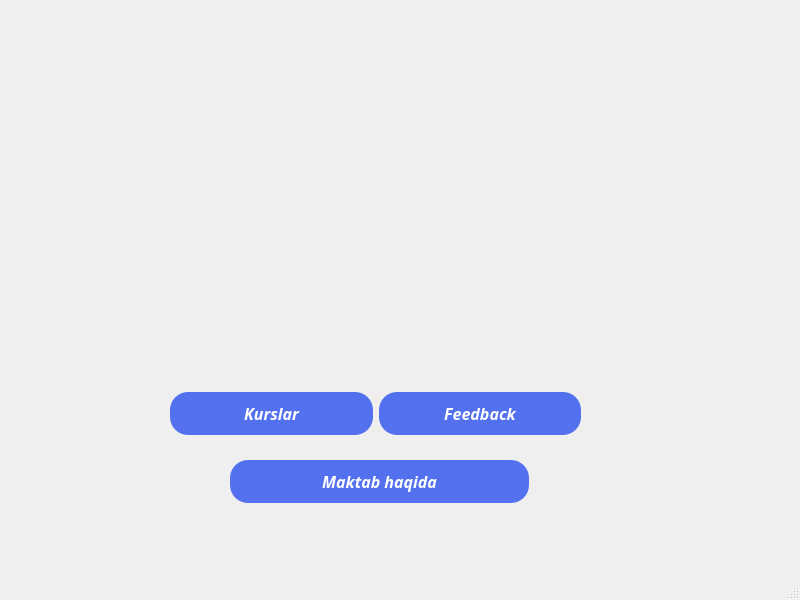
<?xml version="1.0" encoding="UTF-8"?>
<ui version="4.0">
 <class>MainWindow</class>
 <widget class="QMainWindow" name="MainWindow">
  <property name="geometry">
   <rect>
    <x>0</x>
    <y>0</y>
    <width>800</width>
    <height>600</height>
   </rect>
  </property>
  <property name="windowTitle">
   <string>MainWindow</string>
  </property>
  <widget class="QWidget" name="centralwidget">
   <widget class="QPushButton" name="haqida">
    <property name="geometry">
     <rect>
      <x>230</x>
      <y>460</y>
      <width>299</width>
      <height>43</height>
     </rect>
    </property>
    <property name="minimumSize">
     <size>
      <width>120</width>
      <height>43</height>
     </size>
    </property>
    <property name="maximumSize">
     <size>
      <width>500</width>
      <height>40</height>
     </size>
    </property>
    <property name="font">
     <font>
      <family>Segoe UI Semibold</family>
      <pointsize>12</pointsize>
      <weight>75</weight>
      <italic>true</italic>
      <bold>true</bold>
     </font>
    </property>
    <property name="styleSheet">
     <string notr="true">background-color: rgb(83, 112, 239);
color: rgb(255, 255, 255);
border-radius:18px;</string>
    </property>
    <property name="text">
     <string>Maktab haqida</string>
    </property>
   </widget>
   <widget class="QWidget" name="layoutWidget">
    <property name="geometry">
     <rect>
      <x>170</x>
      <y>390</y>
      <width>411</width>
      <height>45</height>
     </rect>
    </property>
    <layout class="QHBoxLayout" name="horizontalLayout">
     <item>
      <widget class="QPushButton" name="kurs">
       <property name="minimumSize">
        <size>
         <width>120</width>
         <height>43</height>
        </size>
       </property>
       <property name="maximumSize">
        <size>
         <width>500</width>
         <height>40</height>
        </size>
       </property>
       <property name="font">
        <font>
         <family>Segoe UI Semibold</family>
         <pointsize>12</pointsize>
         <weight>75</weight>
         <italic>true</italic>
         <bold>true</bold>
        </font>
       </property>
       <property name="styleSheet">
        <string notr="true">background-color: rgb(83, 112, 239);
color: rgb(255, 255, 255);
border-radius:18px;</string>
       </property>
       <property name="text">
        <string>Kurslar</string>
       </property>
      </widget>
     </item>
     <item>
      <widget class="QPushButton" name="fikr">
       <property name="minimumSize">
        <size>
         <width>120</width>
         <height>43</height>
        </size>
       </property>
       <property name="maximumSize">
        <size>
         <width>500</width>
         <height>40</height>
        </size>
       </property>
       <property name="font">
        <font>
         <family>Segoe UI Semibold</family>
         <pointsize>12</pointsize>
         <weight>75</weight>
         <italic>true</italic>
         <bold>true</bold>
        </font>
       </property>
       <property name="styleSheet">
        <string notr="true">background-color: rgb(83, 112, 239);
color: rgb(255, 255, 255);
border-radius:18px;</string>
       </property>
       <property name="text">
        <string>Feedback</string>
       </property>
      </widget>
     </item>
    </layout>
   </widget>
   <widget class="QLabel" name="label">
    <property name="geometry">
     <rect>
      <x>40</x>
      <y>0</y>
      <width>721</width>
      <height>361</height>
     </rect>
    </property>
    <property name="text">
     <string/>
    </property>
    <property name="pixmap">
     <pixmap>img/online-maktab-darslar-large.jpg</pixmap>
    </property>
   </widget>
  </widget>
  <widget class="QMenuBar" name="menubar">
   <property name="geometry">
    <rect>
     <x>0</x>
     <y>0</y>
     <width>800</width>
     <height>26</height>
    </rect>
   </property>
  </widget>
  <widget class="QStatusBar" name="statusbar"/>
 </widget>
 <resources/>
 <connections/>
</ui>
